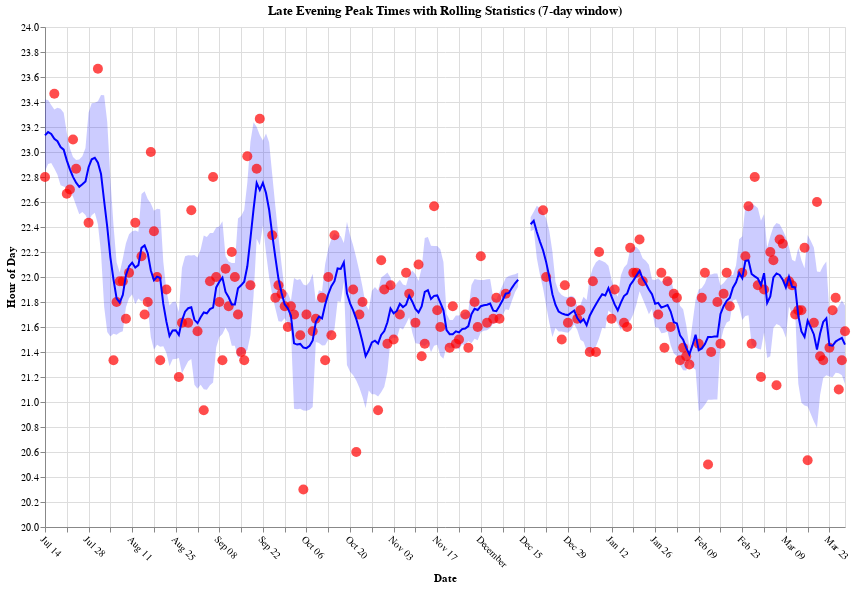

Notebook code for this chart:
### Markdown cell above
# LEP stability

### Code cell
import circadian
reload(circadian)

circadian.draw_lep_stability(merge_all_types(exclude_insomniac_nights=False))

### Figure 1 — Vega-Lite specification as saved in the notebook (floating-point values rounded to 4 significant figures; data arrays with more than 128 entries replaced by an {"elided": "..."} marker saying what was removed)
{"config": {"view": {"continuousWidth": 300, "continuousHeight": 300}, "axis": {"grid": true}}, "layer": [{"data": {"name": "data-908b292dbf483870ca1b9e17a8dfc0db"}, "mark": {"type": "area", "color": "blue", "opacity": 0.2}, "encoding": {"x": {"field": "dayAndNightOf", "type": "temporal"}, "y": {"field": "lower", "type": "quantitative"}, "y2": {"field": "upper"}}}, {"data": {"name": "data-9bd2235909e11fb334f4e4f904ded0ee"}, "mark": {"type": "point", "color": "red", "filled": true, "size": 100}, "encoding": {"tooltip": [{"field": "dayAndNightOf", "format": "%Y-%m-%d", "title": "Date", "type": "temporal"}, {"field": "LEP_Hour", "format": ".2f", "title": "Time", "type": "quantitative"}], "x": {"axis": {"labelAngle": 45}, "field": "dayAndNightOf", "title": "Date", "type": "temporal"}, "y": {"field": "LEP_Hour", "scale": {"zero": false}, "title": "Hour of Day", "type": "quantitative"}}}, {"data": {"name": "data-9bd2235909e11fb334f4e4f904ded0ee"}, "mark": {"type": "line", "color": "blue", "size": 2}, "encoding": {"x": {"axis": {"labelAngle": 45}, "field": "dayAndNightOf", "title": "Date", "type": "temporal"}, "y": {"field": "Rolling_Mean", "type": "quantitative"}}}], "height": 500, "title": "Late Evening Peak Times with Rolling Statistics (7-day window)", "width": 800, "$schema": "https://vega.github.io/schema/vega-lite/v5.20.1.json", "datasets": {"data-908b292dbf483870ca1b9e17a8dfc0db": {"elided": "258 records"}, "data-9bd2235909e11fb334f4e4f904ded0ee": {"elided": "258 records"}}}
